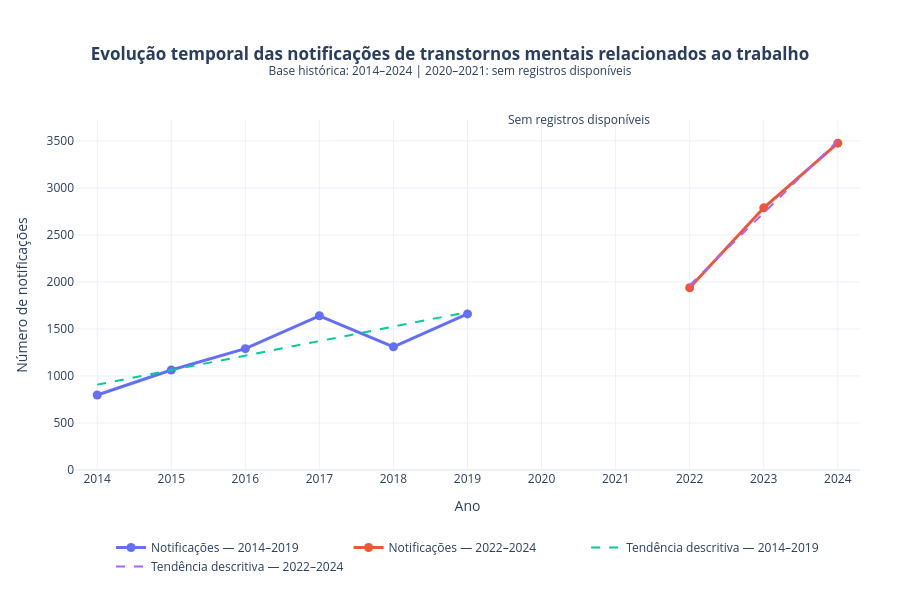

The notebook cell this image was saved under:
### Markdown cell above
## Análise temporal das notificações — 2014 a 2024

A análise epidemiológica temporal principal foi realizada utilizando a base
histórica delimitada até 2024 (`df_historico`), composta por 15.963 registros.

Os registros de 2025 foram preservados separadamente e não participam desta
análise, pois correspondem a um período parcialmente observado. Esses registros
serão posteriormente avaliados quanto à sua adequação como conjunto de teste
temporal independente do modelo preditivo.

Os anos de 2020 e 2021 permanecem representados como uma lacuna na série,
uma vez que não há registros disponíveis para esses anos na fonte analisada.
Essa ausência não é interpretada como ocorrência de zero notificações.

Para fins descritivos, as tendências temporais são avaliadas separadamente
nos períodos com dados anuais completos disponíveis:

- período pré-lacuna: 2014–2019;
- período pós-lacuna: 2022–2024.

As linhas de tendência apresentadas possuem finalidade descritiva e não devem
ser interpretadas como estimativas causais ou como evidência de efeito da
pandemia.

### Code cell
# ============================================================
# FIGURA 1 — EVOLUÇÃO TEMPORAL DAS NOTIFICAÇÕES
# BASE HISTÓRICA: 2014–2024
# ============================================================

import pandas as pd
import numpy as np
import plotly.graph_objects as go

# ------------------------------------------------------------
# 1. Base temporal histórica
# ------------------------------------------------------------

df_temporal_hist = df_historico.copy()

df_temporal_hist["NU_ANO"] = pd.to_numeric(
    df_temporal_hist["NU_ANO"],
    errors="coerce"
)

# ------------------------------------------------------------
# 2. Contagem anual observada
# ------------------------------------------------------------

casos_ano_hist = (
    df_temporal_hist
    .dropna(subset=["NU_ANO"])
    .groupby("NU_ANO")
    .size()
    .reset_index(name="N_NOTIFICACOES")
)

casos_ano_hist["NU_ANO"] = (
    casos_ano_hist["NU_ANO"].astype(int)
)

# ------------------------------------------------------------
# 3. Eixo temporal completo
#
# IMPORTANTE:
# 2020 e 2021 entram no eixo, mas permanecem NaN.
# Não serão convertidos em zero.
# ------------------------------------------------------------

eixo_anos = pd.DataFrame({
    "NU_ANO": range(2014, 2025)
})

serie_hist = eixo_anos.merge(
    casos_ano_hist,
    on="NU_ANO",
    how="left"
)

print("=" * 70)
print("SÉRIE ANUAL — BASE HISTÓRICA")
print("=" * 70)

print(serie_hist.to_string(index=False))

# ------------------------------------------------------------
# 4. Separação dos períodos observados
# ------------------------------------------------------------

pre = serie_hist.loc[
    serie_hist["NU_ANO"].between(2014, 2019)
].dropna(subset=["N_NOTIFICACOES"]).copy()

pos = serie_hist.loc[
    serie_hist["NU_ANO"].between(2022, 2024)
].dropna(subset=["N_NOTIFICACOES"]).copy()

# ------------------------------------------------------------
# 5. Tendências lineares descritivas
# ------------------------------------------------------------

coef_pre = np.polyfit(
    pre["NU_ANO"],
    pre["N_NOTIFICACOES"],
    1
)

pre["TENDENCIA"] = np.polyval(
    coef_pre,
    pre["NU_ANO"]
)

coef_pos = np.polyfit(
    pos["NU_ANO"],
    pos["N_NOTIFICACOES"],
    1
)

pos["TENDENCIA"] = np.polyval(
    coef_pos,
    pos["NU_ANO"]
)

print("\n" + "=" * 70)
print("TENDÊNCIAS LINEARES DESCRITIVAS")
print("=" * 70)

print(
    f"2014–2019: "
    f"{coef_pre[0]:+.2f} notificações/ano"
)

print(
    f"2022–2024: "
    f"{coef_pos[0]:+.2f} notificações/ano"
)

# ------------------------------------------------------------
# 6. Figura
# ------------------------------------------------------------

fig = go.Figure()

# ----- Dados observados: 2014–2019

fig.add_trace(
    go.Scatter(
        x=pre["NU_ANO"],
        y=pre["N_NOTIFICACOES"],
        mode="lines+markers",
        name="Notificações — 2014–2019",
        line=dict(width=3),
        marker=dict(size=9),
        hovertemplate=(
            "<b>%{x}</b><br>"
            "Notificações: %{y:,}"
            "<extra></extra>"
        )
    )
)

# ----- Dados observados: 2022–2024

fig.add_trace(
    go.Scatter(
        x=pos["NU_ANO"],
        y=pos["N_NOTIFICACOES"],
        mode="lines+markers",
        name="Notificações — 2022–2024",
        line=dict(width=3),
        marker=dict(size=9),
        hovertemplate=(
            "<b>%{x}</b><br>"
            "Notificações: %{y:,}"
            "<extra></extra>"
        )
    )
)

# ------------------------------------------------------------
# 7. Tendência pré-lacuna
# ------------------------------------------------------------

fig.add_trace(
    go.Scatter(
        x=pre["NU_ANO"],
        y=pre["TENDENCIA"],
        mode="lines",
        name="Tendência descritiva — 2014–2019",
        line=dict(
            dash="dash",
            width=2
        ),
        hoverinfo="skip"
    )
)

# ------------------------------------------------------------
# 8. Tendência pós-lacuna
# ------------------------------------------------------------

fig.add_trace(
    go.Scatter(
        x=pos["NU_ANO"],
        y=pos["TENDENCIA"],
        mode="lines",
        name="Tendência descritiva — 2022–2024",
        line=dict(
            dash="dash",
            width=2
        ),
        hoverinfo="skip"
    )
)

# ------------------------------------------------------------
# 9. Representação explícita da lacuna
# ------------------------------------------------------------

fig.add_vrect(
    x0=2019.5,
    x1=2021.5,
    opacity=0.12,
    line_width=0
)

fig.add_annotation(
    x=2020.5,
    y=1.03,
    xref="x",
    yref="paper",
    text="Sem registros disponíveis",
    showarrow=False,
    font=dict(size=12)
)

# ------------------------------------------------------------
# 10. Layout
# ------------------------------------------------------------

fig.update_layout(

    title={
        "text": (
            "<b>Evolução temporal das notificações de "
            "transtornos mentais relacionados ao trabalho</b>"
            "<br>"
            "<sup>Base histórica: 2014–2024 | "
            "2020–2021: sem registros disponíveis</sup>"
        ),
        "x": 0.5,
        "xanchor": "center"
    },

    xaxis_title="Ano",

    yaxis_title="Número de notificações",

    template="plotly_white",

    hovermode="x unified",

    legend=dict(
        orientation="h",
        yanchor="top",
        y=-0.18,
        xanchor="center",
        x=0.5
    ),

    margin=dict(
        l=75,
        r=40,
        t=120,
        b=130
    ),

    height=600
)

fig.update_xaxes(
    tickmode="linear",
    tick0=2014,
    dtick=1,
    range=[2013.7, 2024.3]
)

fig.update_yaxes(
    rangemode="tozero"
)

fig.show()

### Figure 1 — Plotly figure (JSON) as saved in the notebook; plotly's stock layout.template omitted (floating-point values rounded to 4 significant figures)
{"data": [{"hovertemplate": "<b>%{x}</b><br>Notificações: %{y:,}<extra></extra>", "line": {"width": 3}, "marker": {"size": 9}, "mode": "lines+markers", "name": "Notificações — 2014–2019", "type": "scatter", "x": [2014, 2015, 2016, 2017, 2018, 2019], "y": [798.0, 1063.0, 1290.0, 1640.0, 1310.0, 1660.0]}, {"hovertemplate": "<b>%{x}</b><br>Notificações: %{y:,}<extra></extra>", "line": {"width": 3}, "marker": {"size": 9}, "mode": "lines+markers", "name": "Notificações — 2022–2024", "type": "scatter", "x": [2022, 2023, 2024], "y": [1938.0, 2788.0, 3476.0]}, {"hoverinfo": "skip", "line": {"dash": "dash", "width": 2}, "mode": "lines", "name": "Tendência descritiva — 2014–2019", "type": "scatter", "x": [2014, 2015, 2016, 2017, 2018, 2019], "y": [907.7, 1062.0, 1216.0, 1371.0, 1525.0, 1679.0]}, {"hoverinfo": "skip", "line": {"dash": "dash", "width": 2}, "mode": "lines", "name": "Tendência descritiva — 2022–2024", "type": "scatter", "x": [2022, 2023, 2024], "y": [1965.0, 2734.0, 3503.0]}], "layout": {"annotations": [{"font": {"size": 12}, "showarrow": false, "text": "Sem registros disponíveis", "x": 2020.0, "xref": "x", "y": 1.03, "yref": "paper"}], "height": 600, "hovermode": "x unified", "legend": {"orientation": "h", "x": 0.5, "xanchor": "center", "y": -0.18, "yanchor": "top"}, "margin": {"b": 130, "l": 75, "r": 40, "t": 120}, "shapes": [{"line": {"width": 0}, "opacity": 0.12, "type": "rect", "x0": 2020.0, "x1": 2022.0, "xref": "x", "y0": 0, "y1": 1, "yref": "y domain"}], "title": {"text": "<b>Evolução temporal das notificações de transtornos mentais relacionados ao trabalho</b><br><sup>Base histórica: 2014–2024 | 2020–2021: sem registros disponíveis</sup>", "x": 0.5, "xanchor": "center"}, "xaxis": {"dtick": 1, "range": [2014.0, 2024.0], "tick0": 2014, "tickmode": "linear", "title": {"text": "Ano"}}, "yaxis": {"rangemode": "tozero", "title": {"text": "Número de notificações"}}}}
